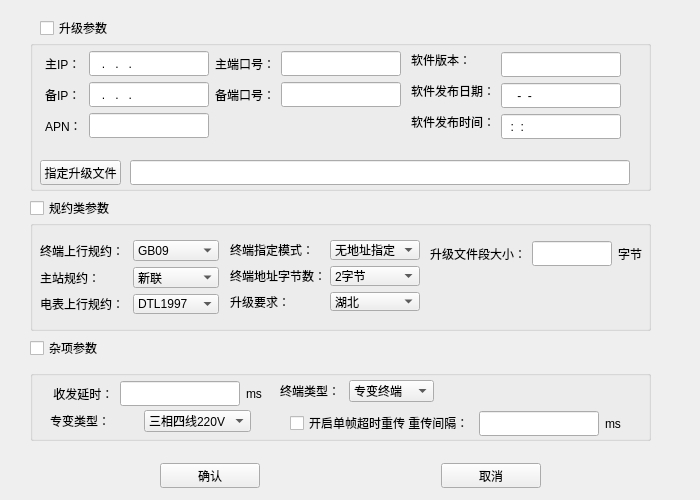
<?xml version="1.0" encoding="UTF-8"?>
<ui version="4.0">
 <class>TerParaSetting</class>
 <widget class="QWidget" name="TerParaSetting">
  <property name="geometry">
   <rect>
    <x>0</x>
    <y>0</y>
    <width>700</width>
    <height>500</height>
   </rect>
  </property>
  <property name="minimumSize">
   <size>
    <width>700</width>
    <height>500</height>
   </size>
  </property>
  <property name="maximumSize">
   <size>
    <width>100000</width>
    <height>100000</height>
   </size>
  </property>
  <property name="windowTitle">
   <string>终端参数设置</string>
  </property>
  <property name="windowIcon">
   <iconset resource="TRES.qrc">
    <normaloff>:/new/prefix1/Tres/Gear.ico</normaloff>:/new/prefix1/Tres/Gear.ico</iconset>
  </property>
  <property name="autoFillBackground">
   <bool>true</bool>
  </property>
  <widget class="QWidget" name="layoutWidget">
   <property name="geometry">
    <rect>
     <x>160</x>
     <y>460</y>
     <width>381</width>
     <height>32</height>
    </rect>
   </property>
   <layout class="QHBoxLayout" name="horizontalLayout_5">
    <item>
     <widget class="QPushButton" name="sureBttn">
      <property name="minimumSize">
       <size>
        <width>100</width>
        <height>25</height>
       </size>
      </property>
      <property name="maximumSize">
       <size>
        <width>100</width>
        <height>25</height>
       </size>
      </property>
      <property name="text">
       <string>确认</string>
      </property>
     </widget>
    </item>
    <item>
     <spacer name="horizontalSpacer_4">
      <property name="orientation">
       <enum>Qt::Horizontal</enum>
      </property>
      <property name="sizeHint" stdset="0">
       <size>
        <width>40</width>
        <height>20</height>
       </size>
      </property>
     </spacer>
    </item>
    <item>
     <widget class="QPushButton" name="cancelBttn">
      <property name="minimumSize">
       <size>
        <width>100</width>
        <height>25</height>
       </size>
      </property>
      <property name="maximumSize">
       <size>
        <width>100</width>
        <height>25</height>
       </size>
      </property>
      <property name="text">
       <string>取消</string>
      </property>
     </widget>
    </item>
   </layout>
  </widget>
  <widget class="QGroupBox" name="uGrpBox">
   <property name="geometry">
    <rect>
     <x>30</x>
     <y>40</y>
     <width>621</width>
     <height>151</height>
    </rect>
   </property>
   <property name="title">
    <string/>
   </property>
   <widget class="QWidget" name="layoutWidget">
    <property name="geometry">
     <rect>
      <x>15</x>
      <y>11</y>
      <width>356</width>
      <height>89</height>
     </rect>
    </property>
    <layout class="QGridLayout" name="gridLayout">
     <item row="0" column="0">
      <widget class="QLabel" name="label">
       <property name="text">
        <string>主IP：</string>
       </property>
      </widget>
     </item>
     <item row="0" column="1">
      <widget class="QLineEdit" name="mIpLed">
       <property name="minimumSize">
        <size>
         <width>120</width>
         <height>25</height>
        </size>
       </property>
       <property name="maximumSize">
        <size>
         <width>120</width>
         <height>25</height>
        </size>
       </property>
       <property name="inputMask">
        <string>000.000.000.000</string>
       </property>
      </widget>
     </item>
     <item row="0" column="2">
      <widget class="QLabel" name="label_2">
       <property name="text">
        <string>主端口号：</string>
       </property>
      </widget>
     </item>
     <item row="0" column="3">
      <widget class="QLineEdit" name="mPortLed">
       <property name="minimumSize">
        <size>
         <width>120</width>
         <height>25</height>
        </size>
       </property>
       <property name="maximumSize">
        <size>
         <width>120</width>
         <height>25</height>
        </size>
       </property>
       <property name="inputMask">
        <string/>
       </property>
      </widget>
     </item>
     <item row="1" column="0">
      <widget class="QLabel" name="label_3">
       <property name="text">
        <string>备IP：</string>
       </property>
      </widget>
     </item>
     <item row="1" column="1">
      <widget class="QLineEdit" name="bakIPLed">
       <property name="minimumSize">
        <size>
         <width>120</width>
         <height>25</height>
        </size>
       </property>
       <property name="maximumSize">
        <size>
         <width>120</width>
         <height>25</height>
        </size>
       </property>
       <property name="inputMask">
        <string>000.000.000.000</string>
       </property>
      </widget>
     </item>
     <item row="1" column="2">
      <widget class="QLabel" name="label_5">
       <property name="text">
        <string>备端口号：</string>
       </property>
      </widget>
     </item>
     <item row="1" column="3">
      <widget class="QLineEdit" name="bakPortLed">
       <property name="minimumSize">
        <size>
         <width>120</width>
         <height>25</height>
        </size>
       </property>
       <property name="maximumSize">
        <size>
         <width>120</width>
         <height>25</height>
        </size>
       </property>
       <property name="inputMask">
        <string/>
       </property>
      </widget>
     </item>
     <item row="2" column="0">
      <widget class="QLabel" name="label_4">
       <property name="text">
        <string>APN：</string>
       </property>
      </widget>
     </item>
     <item row="2" column="1">
      <widget class="QLineEdit" name="apnLed">
       <property name="minimumSize">
        <size>
         <width>120</width>
         <height>25</height>
        </size>
       </property>
       <property name="maximumSize">
        <size>
         <width>120</width>
         <height>25</height>
        </size>
       </property>
       <property name="inputMask">
        <string/>
       </property>
      </widget>
     </item>
    </layout>
   </widget>
   <widget class="QLineEdit" name="uFileLed">
    <property name="geometry">
     <rect>
      <x>100</x>
      <y>120</y>
      <width>500</width>
      <height>25</height>
     </rect>
    </property>
    <property name="minimumSize">
     <size>
      <width>500</width>
      <height>25</height>
     </size>
    </property>
    <property name="maximumSize">
     <size>
      <width>500</width>
      <height>25</height>
     </size>
    </property>
   </widget>
   <widget class="QPushButton" name="asUpFileBttn">
    <property name="geometry">
     <rect>
      <x>10</x>
      <y>120</y>
      <width>81</width>
      <height>25</height>
     </rect>
    </property>
    <property name="minimumSize">
     <size>
      <width>0</width>
      <height>25</height>
     </size>
    </property>
    <property name="text">
     <string>指定升级文件</string>
    </property>
   </widget>
   <widget class="QLineEdit" name="swReleaseTLed">
    <property name="geometry">
     <rect>
      <x>471</x>
      <y>74</y>
      <width>120</width>
      <height>25</height>
     </rect>
    </property>
    <property name="minimumSize">
     <size>
      <width>120</width>
      <height>25</height>
     </size>
    </property>
    <property name="maximumSize">
     <size>
      <width>120</width>
      <height>25</height>
     </size>
    </property>
    <property name="inputMask">
     <string>00:00:00</string>
    </property>
    <property name="text">
     <string>::</string>
    </property>
   </widget>
   <widget class="QLabel" name="label_9">
    <property name="geometry">
     <rect>
      <x>381</x>
      <y>74</y>
      <width>84</width>
      <height>16</height>
     </rect>
    </property>
    <property name="text">
     <string>软件发布时间：</string>
    </property>
   </widget>
   <widget class="QLineEdit" name="swVersionLed">
    <property name="geometry">
     <rect>
      <x>471</x>
      <y>12</y>
      <width>120</width>
      <height>25</height>
     </rect>
    </property>
    <property name="minimumSize">
     <size>
      <width>120</width>
      <height>25</height>
     </size>
    </property>
    <property name="maximumSize">
     <size>
      <width>120</width>
      <height>25</height>
     </size>
    </property>
    <property name="inputMask">
     <string/>
    </property>
   </widget>
   <widget class="QLabel" name="label_7">
    <property name="geometry">
     <rect>
      <x>381</x>
      <y>43</y>
      <width>84</width>
      <height>16</height>
     </rect>
    </property>
    <property name="text">
     <string>软件发布日期：</string>
    </property>
   </widget>
   <widget class="QLabel" name="label_6">
    <property name="geometry">
     <rect>
      <x>381</x>
      <y>12</y>
      <width>60</width>
      <height>16</height>
     </rect>
    </property>
    <property name="text">
     <string>软件版本：</string>
    </property>
   </widget>
   <widget class="QLineEdit" name="swReleaseDLed">
    <property name="geometry">
     <rect>
      <x>471</x>
      <y>43</y>
      <width>120</width>
      <height>25</height>
     </rect>
    </property>
    <property name="minimumSize">
     <size>
      <width>120</width>
      <height>25</height>
     </size>
    </property>
    <property name="maximumSize">
     <size>
      <width>120</width>
      <height>25</height>
     </size>
    </property>
    <property name="inputMask">
     <string>0000-00-00</string>
    </property>
   </widget>
  </widget>
  <widget class="QCheckBox" name="uParaChbx">
   <property name="geometry">
    <rect>
     <x>40</x>
     <y>20</y>
     <width>71</width>
     <height>16</height>
    </rect>
   </property>
   <property name="text">
    <string>升级参数</string>
   </property>
  </widget>
  <widget class="QCheckBox" name="spParaChbx">
   <property name="geometry">
    <rect>
     <x>30</x>
     <y>200</y>
     <width>81</width>
     <height>16</height>
    </rect>
   </property>
   <property name="text">
    <string>规约类参数</string>
   </property>
  </widget>
  <widget class="QGroupBox" name="pGrpBox">
   <property name="geometry">
    <rect>
     <x>30</x>
     <y>220</y>
     <width>621</width>
     <height>111</height>
    </rect>
   </property>
   <property name="title">
    <string/>
   </property>
   <widget class="QWidget" name="layoutWidget">
    <property name="geometry">
     <rect>
      <x>10</x>
      <y>20</y>
      <width>179</width>
      <height>74</height>
     </rect>
    </property>
    <layout class="QGridLayout" name="gridLayout_5">
     <item row="0" column="0">
      <widget class="QLabel" name="label_11">
       <property name="text">
        <string>终端上行规约：</string>
       </property>
      </widget>
     </item>
     <item row="0" column="1">
      <widget class="QComboBox" name="TerUpPcbx">
       <item>
        <property name="text">
         <string>GB09</string>
        </property>
       </item>
       <item>
        <property name="text">
         <string>GB13</string>
        </property>
       </item>
       <item>
        <property name="text">
         <string>维护</string>
        </property>
       </item>
       <item>
        <property name="text">
         <string>CSG2015</string>
        </property>
       </item>
      </widget>
     </item>
     <item row="1" column="0">
      <widget class="QLabel" name="label_12">
       <property name="text">
        <string>主站规约：</string>
       </property>
      </widget>
     </item>
     <item row="1" column="1">
      <widget class="QComboBox" name="masterPCbx">
       <item>
        <property name="text">
         <string>新联</string>
        </property>
       </item>
       <item>
        <property name="text">
         <string>无</string>
        </property>
       </item>
      </widget>
     </item>
     <item row="2" column="0">
      <widget class="QLabel" name="label_13">
       <property name="text">
        <string>电表上行规约：</string>
       </property>
      </widget>
     </item>
     <item row="2" column="1">
      <widget class="QComboBox" name="meterUPCbx">
       <item>
        <property name="text">
         <string>DTL1997</string>
        </property>
       </item>
      </widget>
     </item>
    </layout>
   </widget>
   <widget class="QWidget" name="layoutWidget">
    <property name="geometry">
     <rect>
      <x>200</x>
      <y>20</y>
      <width>190</width>
      <height>71</height>
     </rect>
    </property>
    <layout class="QGridLayout" name="gridLayout_2">
     <item row="2" column="0">
      <widget class="QLabel" name="label_19">
       <property name="text">
        <string>升级要求：</string>
       </property>
      </widget>
     </item>
     <item row="0" column="1">
      <widget class="QComboBox" name="terAddrAssCbx">
       <item>
        <property name="text">
         <string>无地址指定</string>
        </property>
       </item>
       <item>
        <property name="text">
         <string>地址指定</string>
        </property>
       </item>
      </widget>
     </item>
     <item row="0" column="0">
      <widget class="QLabel" name="label_15">
       <property name="text">
        <string>终端指定模式：</string>
       </property>
      </widget>
     </item>
     <item row="2" column="1">
      <widget class="QComboBox" name="upFiledemandLed">
       <item>
        <property name="text">
         <string>湖北</string>
        </property>
       </item>
       <item>
        <property name="text">
         <string>山东</string>
        </property>
       </item>
       <item>
        <property name="text">
         <string>南网</string>
        </property>
       </item>
       <item>
        <property name="text">
         <string>新联</string>
        </property>
       </item>
       <item>
        <property name="text">
         <string>普通</string>
        </property>
       </item>
      </widget>
     </item>
     <item row="1" column="1">
      <widget class="QComboBox" name="terAddrCCbx">
       <item>
        <property name="text">
         <string>2字节</string>
        </property>
       </item>
       <item>
        <property name="text">
         <string>4字节</string>
        </property>
       </item>
       <item>
        <property name="text">
         <string>南网3字节</string>
        </property>
       </item>
      </widget>
     </item>
     <item row="1" column="0">
      <widget class="QLabel" name="label_14">
       <property name="text">
        <string>终端地址字节数：</string>
       </property>
      </widget>
     </item>
    </layout>
   </widget>
   <widget class="QWidget" name="">
    <property name="geometry">
     <rect>
      <x>400</x>
      <y>20</y>
      <width>214</width>
      <height>27</height>
     </rect>
    </property>
    <layout class="QHBoxLayout" name="horizontalLayout_2">
     <item>
      <widget class="QLabel" name="label_20">
       <property name="text">
        <string>升级文件段大小：</string>
       </property>
      </widget>
     </item>
     <item>
      <widget class="QLineEdit" name="FileSSLed">
       <property name="minimumSize">
        <size>
         <width>80</width>
         <height>25</height>
        </size>
       </property>
       <property name="maximumSize">
        <size>
         <width>80</width>
         <height>25</height>
        </size>
       </property>
       <property name="sizeIncrement">
        <size>
         <width>0</width>
         <height>0</height>
        </size>
       </property>
       <property name="inputMask">
        <string>0000000</string>
       </property>
      </widget>
     </item>
     <item>
      <widget class="QLabel" name="label_21">
       <property name="text">
        <string>字节</string>
       </property>
      </widget>
     </item>
    </layout>
   </widget>
  </widget>
  <widget class="QCheckBox" name="miscParaChbx">
   <property name="geometry">
    <rect>
     <x>30</x>
     <y>340</y>
     <width>81</width>
     <height>16</height>
    </rect>
   </property>
   <property name="text">
    <string>杂项参数</string>
   </property>
  </widget>
  <widget class="QGroupBox" name="mGrpBox">
   <property name="geometry">
    <rect>
     <x>30</x>
     <y>370</y>
     <width>621</width>
     <height>71</height>
    </rect>
   </property>
   <property name="title">
    <string/>
   </property>
   <widget class="QWidget" name="layoutWidget_2">
    <property name="geometry">
     <rect>
      <x>20</x>
      <y>40</y>
      <width>201</width>
      <height>22</height>
     </rect>
    </property>
    <layout class="QHBoxLayout" name="horizontalLayout_4">
     <item>
      <widget class="QLabel" name="label_17">
       <property name="text">
        <string>专变类型：</string>
       </property>
      </widget>
     </item>
     <item>
      <widget class="QComboBox" name="speTerTypeCbx">
       <item>
        <property name="text">
         <string>三相四线220V</string>
        </property>
       </item>
       <item>
        <property name="text">
         <string>三相三线100V</string>
        </property>
       </item>
       <item>
        <property name="text">
         <string>三相四线57V</string>
        </property>
       </item>
      </widget>
     </item>
    </layout>
   </widget>
   <widget class="QWidget" name="layoutWidget">
    <property name="geometry">
     <rect>
      <x>250</x>
      <y>10</y>
      <width>154</width>
      <height>22</height>
     </rect>
    </property>
    <layout class="QHBoxLayout" name="horizontalLayout">
     <item>
      <widget class="QLabel" name="label_16">
       <property name="text">
        <string>终端类型：</string>
       </property>
      </widget>
     </item>
     <item>
      <widget class="QComboBox" name="terTypeCbx">
       <item>
        <property name="text">
         <string>专变终端</string>
        </property>
       </item>
       <item>
        <property name="text">
         <string>I型集中器</string>
        </property>
       </item>
       <item>
        <property name="text">
         <string>II型集中器</string>
        </property>
       </item>
      </widget>
     </item>
    </layout>
   </widget>
   <widget class="QWidget" name="layoutWidget">
    <property name="geometry">
     <rect>
      <x>260</x>
      <y>40</y>
      <width>331</width>
      <height>27</height>
     </rect>
    </property>
    <layout class="QHBoxLayout" name="horizontalLayout_6">
     <item>
      <widget class="QCheckBox" name="overTimeChBx">
       <property name="text">
        <string>开启单帧超时重传 重传间隔：</string>
       </property>
      </widget>
     </item>
     <item>
      <widget class="QLineEdit" name="overTimerLed">
       <property name="minimumSize">
        <size>
         <width>120</width>
         <height>25</height>
        </size>
       </property>
       <property name="maximumSize">
        <size>
         <width>120</width>
         <height>25</height>
        </size>
       </property>
       <property name="inputMask">
        <string/>
       </property>
      </widget>
     </item>
     <item>
      <widget class="QLabel" name="label_8">
       <property name="text">
        <string>ms</string>
       </property>
      </widget>
     </item>
    </layout>
   </widget>
   <widget class="QWidget" name="layoutWidget">
    <property name="geometry">
     <rect>
      <x>20</x>
      <y>10</y>
      <width>212</width>
      <height>27</height>
     </rect>
    </property>
    <layout class="QHBoxLayout" name="horizontalLayout_7">
     <item>
      <widget class="QLabel" name="label_18">
       <property name="text">
        <string> 收发延时：</string>
       </property>
      </widget>
     </item>
     <item>
      <widget class="QLineEdit" name="SRDelayLed">
       <property name="minimumSize">
        <size>
         <width>120</width>
         <height>25</height>
        </size>
       </property>
       <property name="maximumSize">
        <size>
         <width>120</width>
         <height>25</height>
        </size>
       </property>
       <property name="inputMask">
        <string>0000000</string>
       </property>
      </widget>
     </item>
     <item>
      <widget class="QLabel" name="label_10">
       <property name="text">
        <string>ms</string>
       </property>
      </widget>
     </item>
    </layout>
   </widget>
  </widget>
 </widget>
 <resources>
  <include location="TRES.qrc"/>
 </resources>
 <connections>
  <connection>
   <sender>spParaChbx</sender>
   <signal>clicked(bool)</signal>
   <receiver>pGrpBox</receiver>
   <slot>setVisible(bool)</slot>
   <hints>
    <hint type="sourcelabel">
     <x>96</x>
     <y>215</y>
    </hint>
    <hint type="destinationlabel">
     <x>295</x>
     <y>237</y>
    </hint>
   </hints>
  </connection>
  <connection>
   <sender>uParaChbx</sender>
   <signal>clicked(bool)</signal>
   <receiver>uGrpBox</receiver>
   <slot>setVisible(bool)</slot>
   <hints>
    <hint type="sourcelabel">
     <x>84</x>
     <y>22</y>
    </hint>
    <hint type="destinationlabel">
     <x>266</x>
     <y>44</y>
    </hint>
   </hints>
  </connection>
  <connection>
   <sender>miscParaChbx</sender>
   <signal>clicked(bool)</signal>
   <receiver>mGrpBox</receiver>
   <slot>setVisible(bool)</slot>
   <hints>
    <hint type="sourcelabel">
     <x>78</x>
     <y>355</y>
    </hint>
    <hint type="destinationlabel">
     <x>92</x>
     <y>378</y>
    </hint>
   </hints>
  </connection>
 </connections>
</ui>
